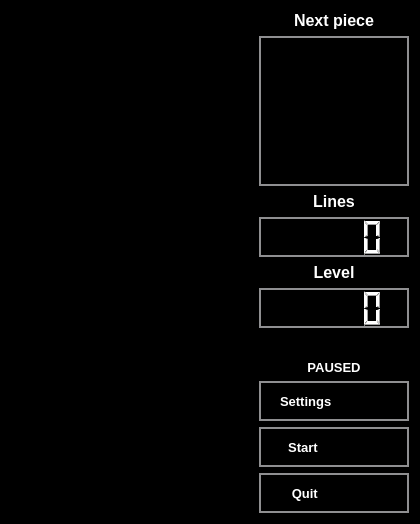
<?xml version="1.0" encoding="UTF-8"?>
<ui version="4.0">
 <class>MainWindow</class>
 <widget class="QMainWindow" name="MainWindow">
  <property name="geometry">
   <rect>
    <x>0</x>
    <y>0</y>
    <width>418</width>
    <height>524</height>
   </rect>
  </property>
  <property name="cursor">
   <cursorShape>CrossCursor</cursorShape>
  </property>
  <property name="windowTitle">
   <string>Qt tetris</string>
  </property>
  <property name="styleSheet">
   <string notr="true">background-color:black;</string>
  </property>
  <widget class="QWidget" name="centralWidget">
   <layout class="QGridLayout" name="gridLayout">
    <item row="0" column="0">
     <widget class="QGraphicsView" name="gvBoard">
      <property name="sizePolicy">
       <sizepolicy hsizetype="MinimumExpanding" vsizetype="MinimumExpanding">
        <horstretch>0</horstretch>
        <verstretch>0</verstretch>
       </sizepolicy>
      </property>
      <property name="minimumSize">
       <size>
        <width>242</width>
        <height>484</height>
       </size>
      </property>
      <property name="focusPolicy">
       <enum>Qt::NoFocus</enum>
      </property>
      <property name="styleSheet">
       <string notr="true"/>
      </property>
      <property name="frameShape">
       <enum>QFrame::Box</enum>
      </property>
      <property name="verticalScrollBarPolicy">
       <enum>Qt::ScrollBarAlwaysOff</enum>
      </property>
      <property name="horizontalScrollBarPolicy">
       <enum>Qt::ScrollBarAlwaysOff</enum>
      </property>
     </widget>
    </item>
    <item row="0" column="1">
     <layout class="QVBoxLayout" name="verticalLayout">
      <property name="sizeConstraint">
       <enum>QLayout::SetFixedSize</enum>
      </property>
      <item>
       <widget class="QLabel" name="label">
        <property name="sizePolicy">
         <sizepolicy hsizetype="Minimum" vsizetype="Minimum">
          <horstretch>0</horstretch>
          <verstretch>0</verstretch>
         </sizepolicy>
        </property>
        <property name="palette">
         <palette>
          <active>
           <colorrole role="WindowText">
            <brush brushstyle="SolidPattern">
             <color alpha="255">
              <red>255</red>
              <green>255</green>
              <blue>255</blue>
             </color>
            </brush>
           </colorrole>
           <colorrole role="Button">
            <brush brushstyle="SolidPattern">
             <color alpha="255">
              <red>0</red>
              <green>0</green>
              <blue>0</blue>
             </color>
            </brush>
           </colorrole>
           <colorrole role="Text">
            <brush brushstyle="SolidPattern">
             <color alpha="255">
              <red>255</red>
              <green>255</green>
              <blue>255</blue>
             </color>
            </brush>
           </colorrole>
           <colorrole role="Base">
            <brush brushstyle="SolidPattern">
             <color alpha="255">
              <red>0</red>
              <green>0</green>
              <blue>0</blue>
             </color>
            </brush>
           </colorrole>
           <colorrole role="Window">
            <brush brushstyle="SolidPattern">
             <color alpha="255">
              <red>0</red>
              <green>0</green>
              <blue>0</blue>
             </color>
            </brush>
           </colorrole>
          </active>
          <inactive>
           <colorrole role="WindowText">
            <brush brushstyle="SolidPattern">
             <color alpha="255">
              <red>255</red>
              <green>255</green>
              <blue>255</blue>
             </color>
            </brush>
           </colorrole>
           <colorrole role="Button">
            <brush brushstyle="SolidPattern">
             <color alpha="255">
              <red>0</red>
              <green>0</green>
              <blue>0</blue>
             </color>
            </brush>
           </colorrole>
           <colorrole role="Text">
            <brush brushstyle="SolidPattern">
             <color alpha="255">
              <red>255</red>
              <green>255</green>
              <blue>255</blue>
             </color>
            </brush>
           </colorrole>
           <colorrole role="Base">
            <brush brushstyle="SolidPattern">
             <color alpha="255">
              <red>0</red>
              <green>0</green>
              <blue>0</blue>
             </color>
            </brush>
           </colorrole>
           <colorrole role="Window">
            <brush brushstyle="SolidPattern">
             <color alpha="255">
              <red>0</red>
              <green>0</green>
              <blue>0</blue>
             </color>
            </brush>
           </colorrole>
          </inactive>
          <disabled>
           <colorrole role="WindowText">
            <brush brushstyle="SolidPattern">
             <color alpha="255">
              <red>120</red>
              <green>120</green>
              <blue>120</blue>
             </color>
            </brush>
           </colorrole>
           <colorrole role="Button">
            <brush brushstyle="SolidPattern">
             <color alpha="255">
              <red>0</red>
              <green>0</green>
              <blue>0</blue>
             </color>
            </brush>
           </colorrole>
           <colorrole role="Text">
            <brush brushstyle="SolidPattern">
             <color alpha="255">
              <red>120</red>
              <green>120</green>
              <blue>120</blue>
             </color>
            </brush>
           </colorrole>
           <colorrole role="Base">
            <brush brushstyle="SolidPattern">
             <color alpha="255">
              <red>0</red>
              <green>0</green>
              <blue>0</blue>
             </color>
            </brush>
           </colorrole>
           <colorrole role="Window">
            <brush brushstyle="SolidPattern">
             <color alpha="255">
              <red>0</red>
              <green>0</green>
              <blue>0</blue>
             </color>
            </brush>
           </colorrole>
          </disabled>
         </palette>
        </property>
        <property name="font">
         <font>
          <family>Arial</family>
          <pointsize>12</pointsize>
          <weight>75</weight>
          <bold>true</bold>
         </font>
        </property>
        <property name="text">
         <string>Next piece</string>
        </property>
        <property name="alignment">
         <set>Qt::AlignCenter</set>
        </property>
       </widget>
      </item>
      <item>
       <widget class="QGraphicsView" name="gvNextPiece">
        <property name="sizePolicy">
         <sizepolicy hsizetype="Minimum" vsizetype="Minimum">
          <horstretch>0</horstretch>
          <verstretch>0</verstretch>
         </sizepolicy>
        </property>
        <property name="minimumSize">
         <size>
          <width>150</width>
          <height>150</height>
         </size>
        </property>
        <property name="maximumSize">
         <size>
          <width>150</width>
          <height>150</height>
         </size>
        </property>
        <property name="styleSheet">
         <string notr="true">border-color: rgb(255, 255, 255);border: 2px solid #8f8f91;</string>
        </property>
       </widget>
      </item>
      <item>
       <widget class="QLabel" name="label_3">
        <property name="sizePolicy">
         <sizepolicy hsizetype="Minimum" vsizetype="Minimum">
          <horstretch>0</horstretch>
          <verstretch>0</verstretch>
         </sizepolicy>
        </property>
        <property name="palette">
         <palette>
          <active>
           <colorrole role="WindowText">
            <brush brushstyle="SolidPattern">
             <color alpha="255">
              <red>255</red>
              <green>255</green>
              <blue>255</blue>
             </color>
            </brush>
           </colorrole>
           <colorrole role="Button">
            <brush brushstyle="SolidPattern">
             <color alpha="255">
              <red>0</red>
              <green>0</green>
              <blue>0</blue>
             </color>
            </brush>
           </colorrole>
           <colorrole role="Text">
            <brush brushstyle="SolidPattern">
             <color alpha="255">
              <red>255</red>
              <green>255</green>
              <blue>255</blue>
             </color>
            </brush>
           </colorrole>
           <colorrole role="Base">
            <brush brushstyle="SolidPattern">
             <color alpha="255">
              <red>0</red>
              <green>0</green>
              <blue>0</blue>
             </color>
            </brush>
           </colorrole>
           <colorrole role="Window">
            <brush brushstyle="SolidPattern">
             <color alpha="255">
              <red>0</red>
              <green>0</green>
              <blue>0</blue>
             </color>
            </brush>
           </colorrole>
          </active>
          <inactive>
           <colorrole role="WindowText">
            <brush brushstyle="SolidPattern">
             <color alpha="255">
              <red>255</red>
              <green>255</green>
              <blue>255</blue>
             </color>
            </brush>
           </colorrole>
           <colorrole role="Button">
            <brush brushstyle="SolidPattern">
             <color alpha="255">
              <red>0</red>
              <green>0</green>
              <blue>0</blue>
             </color>
            </brush>
           </colorrole>
           <colorrole role="Text">
            <brush brushstyle="SolidPattern">
             <color alpha="255">
              <red>255</red>
              <green>255</green>
              <blue>255</blue>
             </color>
            </brush>
           </colorrole>
           <colorrole role="Base">
            <brush brushstyle="SolidPattern">
             <color alpha="255">
              <red>0</red>
              <green>0</green>
              <blue>0</blue>
             </color>
            </brush>
           </colorrole>
           <colorrole role="Window">
            <brush brushstyle="SolidPattern">
             <color alpha="255">
              <red>0</red>
              <green>0</green>
              <blue>0</blue>
             </color>
            </brush>
           </colorrole>
          </inactive>
          <disabled>
           <colorrole role="WindowText">
            <brush brushstyle="SolidPattern">
             <color alpha="255">
              <red>120</red>
              <green>120</green>
              <blue>120</blue>
             </color>
            </brush>
           </colorrole>
           <colorrole role="Button">
            <brush brushstyle="SolidPattern">
             <color alpha="255">
              <red>0</red>
              <green>0</green>
              <blue>0</blue>
             </color>
            </brush>
           </colorrole>
           <colorrole role="Text">
            <brush brushstyle="SolidPattern">
             <color alpha="255">
              <red>120</red>
              <green>120</green>
              <blue>120</blue>
             </color>
            </brush>
           </colorrole>
           <colorrole role="Base">
            <brush brushstyle="SolidPattern">
             <color alpha="255">
              <red>0</red>
              <green>0</green>
              <blue>0</blue>
             </color>
            </brush>
           </colorrole>
           <colorrole role="Window">
            <brush brushstyle="SolidPattern">
             <color alpha="255">
              <red>0</red>
              <green>0</green>
              <blue>0</blue>
             </color>
            </brush>
           </colorrole>
          </disabled>
         </palette>
        </property>
        <property name="font">
         <font>
          <family>Arial</family>
          <pointsize>12</pointsize>
          <weight>75</weight>
          <bold>true</bold>
         </font>
        </property>
        <property name="text">
         <string>Lines</string>
        </property>
        <property name="alignment">
         <set>Qt::AlignCenter</set>
        </property>
       </widget>
      </item>
      <item>
       <widget class="QLCDNumber" name="lcdLines">
        <property name="sizePolicy">
         <sizepolicy hsizetype="Minimum" vsizetype="Minimum">
          <horstretch>0</horstretch>
          <verstretch>0</verstretch>
         </sizepolicy>
        </property>
        <property name="minimumSize">
         <size>
          <width>0</width>
          <height>40</height>
         </size>
        </property>
        <property name="maximumSize">
         <size>
          <width>16777215</width>
          <height>40</height>
         </size>
        </property>
        <property name="palette">
         <palette>
          <active>
           <colorrole role="WindowText">
            <brush brushstyle="SolidPattern">
             <color alpha="255">
              <red>255</red>
              <green>255</green>
              <blue>255</blue>
             </color>
            </brush>
           </colorrole>
           <colorrole role="Button">
            <brush brushstyle="SolidPattern">
             <color alpha="255">
              <red>0</red>
              <green>0</green>
              <blue>0</blue>
             </color>
            </brush>
           </colorrole>
           <colorrole role="Base">
            <brush brushstyle="SolidPattern">
             <color alpha="255">
              <red>0</red>
              <green>0</green>
              <blue>0</blue>
             </color>
            </brush>
           </colorrole>
           <colorrole role="Window">
            <brush brushstyle="SolidPattern">
             <color alpha="255">
              <red>0</red>
              <green>0</green>
              <blue>0</blue>
             </color>
            </brush>
           </colorrole>
          </active>
          <inactive>
           <colorrole role="WindowText">
            <brush brushstyle="SolidPattern">
             <color alpha="255">
              <red>255</red>
              <green>255</green>
              <blue>255</blue>
             </color>
            </brush>
           </colorrole>
           <colorrole role="Button">
            <brush brushstyle="SolidPattern">
             <color alpha="255">
              <red>0</red>
              <green>0</green>
              <blue>0</blue>
             </color>
            </brush>
           </colorrole>
           <colorrole role="Base">
            <brush brushstyle="SolidPattern">
             <color alpha="255">
              <red>0</red>
              <green>0</green>
              <blue>0</blue>
             </color>
            </brush>
           </colorrole>
           <colorrole role="Window">
            <brush brushstyle="SolidPattern">
             <color alpha="255">
              <red>0</red>
              <green>0</green>
              <blue>0</blue>
             </color>
            </brush>
           </colorrole>
          </inactive>
          <disabled>
           <colorrole role="WindowText">
            <brush brushstyle="SolidPattern">
             <color alpha="255">
              <red>120</red>
              <green>120</green>
              <blue>120</blue>
             </color>
            </brush>
           </colorrole>
           <colorrole role="Button">
            <brush brushstyle="SolidPattern">
             <color alpha="255">
              <red>0</red>
              <green>0</green>
              <blue>0</blue>
             </color>
            </brush>
           </colorrole>
           <colorrole role="Base">
            <brush brushstyle="SolidPattern">
             <color alpha="255">
              <red>0</red>
              <green>0</green>
              <blue>0</blue>
             </color>
            </brush>
           </colorrole>
           <colorrole role="Window">
            <brush brushstyle="SolidPattern">
             <color alpha="255">
              <red>0</red>
              <green>0</green>
              <blue>0</blue>
             </color>
            </brush>
           </colorrole>
          </disabled>
         </palette>
        </property>
        <property name="styleSheet">
         <string notr="true">border-color: rgb(255, 255, 255);border: 2px solid #8f8f91;</string>
        </property>
       </widget>
      </item>
      <item>
       <widget class="QLabel" name="label_4">
        <property name="sizePolicy">
         <sizepolicy hsizetype="Minimum" vsizetype="Minimum">
          <horstretch>0</horstretch>
          <verstretch>0</verstretch>
         </sizepolicy>
        </property>
        <property name="palette">
         <palette>
          <active>
           <colorrole role="WindowText">
            <brush brushstyle="SolidPattern">
             <color alpha="255">
              <red>255</red>
              <green>255</green>
              <blue>255</blue>
             </color>
            </brush>
           </colorrole>
           <colorrole role="Button">
            <brush brushstyle="SolidPattern">
             <color alpha="255">
              <red>0</red>
              <green>0</green>
              <blue>0</blue>
             </color>
            </brush>
           </colorrole>
           <colorrole role="Text">
            <brush brushstyle="SolidPattern">
             <color alpha="255">
              <red>255</red>
              <green>255</green>
              <blue>255</blue>
             </color>
            </brush>
           </colorrole>
           <colorrole role="Base">
            <brush brushstyle="SolidPattern">
             <color alpha="255">
              <red>0</red>
              <green>0</green>
              <blue>0</blue>
             </color>
            </brush>
           </colorrole>
           <colorrole role="Window">
            <brush brushstyle="SolidPattern">
             <color alpha="255">
              <red>0</red>
              <green>0</green>
              <blue>0</blue>
             </color>
            </brush>
           </colorrole>
          </active>
          <inactive>
           <colorrole role="WindowText">
            <brush brushstyle="SolidPattern">
             <color alpha="255">
              <red>255</red>
              <green>255</green>
              <blue>255</blue>
             </color>
            </brush>
           </colorrole>
           <colorrole role="Button">
            <brush brushstyle="SolidPattern">
             <color alpha="255">
              <red>0</red>
              <green>0</green>
              <blue>0</blue>
             </color>
            </brush>
           </colorrole>
           <colorrole role="Text">
            <brush brushstyle="SolidPattern">
             <color alpha="255">
              <red>255</red>
              <green>255</green>
              <blue>255</blue>
             </color>
            </brush>
           </colorrole>
           <colorrole role="Base">
            <brush brushstyle="SolidPattern">
             <color alpha="255">
              <red>0</red>
              <green>0</green>
              <blue>0</blue>
             </color>
            </brush>
           </colorrole>
           <colorrole role="Window">
            <brush brushstyle="SolidPattern">
             <color alpha="255">
              <red>0</red>
              <green>0</green>
              <blue>0</blue>
             </color>
            </brush>
           </colorrole>
          </inactive>
          <disabled>
           <colorrole role="WindowText">
            <brush brushstyle="SolidPattern">
             <color alpha="255">
              <red>120</red>
              <green>120</green>
              <blue>120</blue>
             </color>
            </brush>
           </colorrole>
           <colorrole role="Button">
            <brush brushstyle="SolidPattern">
             <color alpha="255">
              <red>0</red>
              <green>0</green>
              <blue>0</blue>
             </color>
            </brush>
           </colorrole>
           <colorrole role="Text">
            <brush brushstyle="SolidPattern">
             <color alpha="255">
              <red>120</red>
              <green>120</green>
              <blue>120</blue>
             </color>
            </brush>
           </colorrole>
           <colorrole role="Base">
            <brush brushstyle="SolidPattern">
             <color alpha="255">
              <red>0</red>
              <green>0</green>
              <blue>0</blue>
             </color>
            </brush>
           </colorrole>
           <colorrole role="Window">
            <brush brushstyle="SolidPattern">
             <color alpha="255">
              <red>0</red>
              <green>0</green>
              <blue>0</blue>
             </color>
            </brush>
           </colorrole>
          </disabled>
         </palette>
        </property>
        <property name="font">
         <font>
          <family>Arial</family>
          <pointsize>12</pointsize>
          <weight>75</weight>
          <bold>true</bold>
         </font>
        </property>
        <property name="text">
         <string>Level</string>
        </property>
        <property name="alignment">
         <set>Qt::AlignCenter</set>
        </property>
       </widget>
      </item>
      <item>
       <widget class="QLCDNumber" name="lcdLevel">
        <property name="sizePolicy">
         <sizepolicy hsizetype="Minimum" vsizetype="Minimum">
          <horstretch>0</horstretch>
          <verstretch>0</verstretch>
         </sizepolicy>
        </property>
        <property name="minimumSize">
         <size>
          <width>0</width>
          <height>40</height>
         </size>
        </property>
        <property name="maximumSize">
         <size>
          <width>16777215</width>
          <height>40</height>
         </size>
        </property>
        <property name="palette">
         <palette>
          <active>
           <colorrole role="WindowText">
            <brush brushstyle="SolidPattern">
             <color alpha="255">
              <red>255</red>
              <green>255</green>
              <blue>255</blue>
             </color>
            </brush>
           </colorrole>
           <colorrole role="Button">
            <brush brushstyle="SolidPattern">
             <color alpha="255">
              <red>0</red>
              <green>0</green>
              <blue>0</blue>
             </color>
            </brush>
           </colorrole>
           <colorrole role="Base">
            <brush brushstyle="SolidPattern">
             <color alpha="255">
              <red>0</red>
              <green>0</green>
              <blue>0</blue>
             </color>
            </brush>
           </colorrole>
           <colorrole role="Window">
            <brush brushstyle="SolidPattern">
             <color alpha="255">
              <red>0</red>
              <green>0</green>
              <blue>0</blue>
             </color>
            </brush>
           </colorrole>
          </active>
          <inactive>
           <colorrole role="WindowText">
            <brush brushstyle="SolidPattern">
             <color alpha="255">
              <red>255</red>
              <green>255</green>
              <blue>255</blue>
             </color>
            </brush>
           </colorrole>
           <colorrole role="Button">
            <brush brushstyle="SolidPattern">
             <color alpha="255">
              <red>0</red>
              <green>0</green>
              <blue>0</blue>
             </color>
            </brush>
           </colorrole>
           <colorrole role="Base">
            <brush brushstyle="SolidPattern">
             <color alpha="255">
              <red>0</red>
              <green>0</green>
              <blue>0</blue>
             </color>
            </brush>
           </colorrole>
           <colorrole role="Window">
            <brush brushstyle="SolidPattern">
             <color alpha="255">
              <red>0</red>
              <green>0</green>
              <blue>0</blue>
             </color>
            </brush>
           </colorrole>
          </inactive>
          <disabled>
           <colorrole role="WindowText">
            <brush brushstyle="SolidPattern">
             <color alpha="255">
              <red>120</red>
              <green>120</green>
              <blue>120</blue>
             </color>
            </brush>
           </colorrole>
           <colorrole role="Button">
            <brush brushstyle="SolidPattern">
             <color alpha="255">
              <red>0</red>
              <green>0</green>
              <blue>0</blue>
             </color>
            </brush>
           </colorrole>
           <colorrole role="Base">
            <brush brushstyle="SolidPattern">
             <color alpha="255">
              <red>0</red>
              <green>0</green>
              <blue>0</blue>
             </color>
            </brush>
           </colorrole>
           <colorrole role="Window">
            <brush brushstyle="SolidPattern">
             <color alpha="255">
              <red>0</red>
              <green>0</green>
              <blue>0</blue>
             </color>
            </brush>
           </colorrole>
          </disabled>
         </palette>
        </property>
        <property name="styleSheet">
         <string notr="true">border-color: rgb(255, 255, 255);border: 2px solid #8f8f91;</string>
        </property>
       </widget>
      </item>
      <item>
       <spacer name="verticalSpacer">
        <property name="orientation">
         <enum>Qt::Vertical</enum>
        </property>
        <property name="sizeHint" stdset="0">
         <size>
          <width>20</width>
          <height>40</height>
         </size>
        </property>
       </spacer>
      </item>
      <item>
       <widget class="QLabel" name="lblPaused">
        <property name="palette">
         <palette>
          <active>
           <colorrole role="WindowText">
            <brush brushstyle="SolidPattern">
             <color alpha="255">
              <red>255</red>
              <green>255</green>
              <blue>255</blue>
             </color>
            </brush>
           </colorrole>
           <colorrole role="Button">
            <brush brushstyle="SolidPattern">
             <color alpha="255">
              <red>0</red>
              <green>0</green>
              <blue>0</blue>
             </color>
            </brush>
           </colorrole>
           <colorrole role="Base">
            <brush brushstyle="SolidPattern">
             <color alpha="255">
              <red>0</red>
              <green>0</green>
              <blue>0</blue>
             </color>
            </brush>
           </colorrole>
           <colorrole role="Window">
            <brush brushstyle="SolidPattern">
             <color alpha="255">
              <red>0</red>
              <green>0</green>
              <blue>0</blue>
             </color>
            </brush>
           </colorrole>
          </active>
          <inactive>
           <colorrole role="WindowText">
            <brush brushstyle="SolidPattern">
             <color alpha="255">
              <red>255</red>
              <green>255</green>
              <blue>255</blue>
             </color>
            </brush>
           </colorrole>
           <colorrole role="Button">
            <brush brushstyle="SolidPattern">
             <color alpha="255">
              <red>0</red>
              <green>0</green>
              <blue>0</blue>
             </color>
            </brush>
           </colorrole>
           <colorrole role="Base">
            <brush brushstyle="SolidPattern">
             <color alpha="255">
              <red>0</red>
              <green>0</green>
              <blue>0</blue>
             </color>
            </brush>
           </colorrole>
           <colorrole role="Window">
            <brush brushstyle="SolidPattern">
             <color alpha="255">
              <red>0</red>
              <green>0</green>
              <blue>0</blue>
             </color>
            </brush>
           </colorrole>
          </inactive>
          <disabled>
           <colorrole role="WindowText">
            <brush brushstyle="SolidPattern">
             <color alpha="255">
              <red>120</red>
              <green>120</green>
              <blue>120</blue>
             </color>
            </brush>
           </colorrole>
           <colorrole role="Button">
            <brush brushstyle="SolidPattern">
             <color alpha="255">
              <red>0</red>
              <green>0</green>
              <blue>0</blue>
             </color>
            </brush>
           </colorrole>
           <colorrole role="Base">
            <brush brushstyle="SolidPattern">
             <color alpha="255">
              <red>0</red>
              <green>0</green>
              <blue>0</blue>
             </color>
            </brush>
           </colorrole>
           <colorrole role="Window">
            <brush brushstyle="SolidPattern">
             <color alpha="255">
              <red>0</red>
              <green>0</green>
              <blue>0</blue>
             </color>
            </brush>
           </colorrole>
          </disabled>
         </palette>
        </property>
        <property name="font">
         <font>
          <family>Arial</family>
          <pointsize>10</pointsize>
          <weight>75</weight>
          <bold>true</bold>
         </font>
        </property>
        <property name="text">
         <string>PAUSED</string>
        </property>
        <property name="alignment">
         <set>Qt::AlignCenter</set>
        </property>
       </widget>
      </item>
      <item>
       <widget class="QPushButton" name="btSettings">
        <property name="minimumSize">
         <size>
          <width>0</width>
          <height>40</height>
         </size>
        </property>
        <property name="palette">
         <palette>
          <active>
           <colorrole role="Button">
            <brush brushstyle="SolidPattern">
             <color alpha="255">
              <red>0</red>
              <green>0</green>
              <blue>0</blue>
             </color>
            </brush>
           </colorrole>
           <colorrole role="ButtonText">
            <brush brushstyle="SolidPattern">
             <color alpha="255">
              <red>255</red>
              <green>255</green>
              <blue>255</blue>
             </color>
            </brush>
           </colorrole>
           <colorrole role="Base">
            <brush brushstyle="SolidPattern">
             <color alpha="255">
              <red>0</red>
              <green>0</green>
              <blue>0</blue>
             </color>
            </brush>
           </colorrole>
           <colorrole role="Window">
            <brush brushstyle="SolidPattern">
             <color alpha="255">
              <red>0</red>
              <green>0</green>
              <blue>0</blue>
             </color>
            </brush>
           </colorrole>
          </active>
          <inactive>
           <colorrole role="Button">
            <brush brushstyle="SolidPattern">
             <color alpha="255">
              <red>0</red>
              <green>0</green>
              <blue>0</blue>
             </color>
            </brush>
           </colorrole>
           <colorrole role="ButtonText">
            <brush brushstyle="SolidPattern">
             <color alpha="255">
              <red>255</red>
              <green>255</green>
              <blue>255</blue>
             </color>
            </brush>
           </colorrole>
           <colorrole role="Base">
            <brush brushstyle="SolidPattern">
             <color alpha="255">
              <red>0</red>
              <green>0</green>
              <blue>0</blue>
             </color>
            </brush>
           </colorrole>
           <colorrole role="Window">
            <brush brushstyle="SolidPattern">
             <color alpha="255">
              <red>0</red>
              <green>0</green>
              <blue>0</blue>
             </color>
            </brush>
           </colorrole>
          </inactive>
          <disabled>
           <colorrole role="Button">
            <brush brushstyle="SolidPattern">
             <color alpha="255">
              <red>0</red>
              <green>0</green>
              <blue>0</blue>
             </color>
            </brush>
           </colorrole>
           <colorrole role="ButtonText">
            <brush brushstyle="SolidPattern">
             <color alpha="255">
              <red>120</red>
              <green>120</green>
              <blue>120</blue>
             </color>
            </brush>
           </colorrole>
           <colorrole role="Base">
            <brush brushstyle="SolidPattern">
             <color alpha="255">
              <red>0</red>
              <green>0</green>
              <blue>0</blue>
             </color>
            </brush>
           </colorrole>
           <colorrole role="Window">
            <brush brushstyle="SolidPattern">
             <color alpha="255">
              <red>0</red>
              <green>0</green>
              <blue>0</blue>
             </color>
            </brush>
           </colorrole>
          </disabled>
         </palette>
        </property>
        <property name="font">
         <font>
          <family>Arial</family>
          <pointsize>10</pointsize>
          <weight>75</weight>
          <bold>true</bold>
         </font>
        </property>
        <property name="cursor">
         <cursorShape>PointingHandCursor</cursorShape>
        </property>
        <property name="focusPolicy">
         <enum>Qt::NoFocus</enum>
        </property>
        <property name="layoutDirection">
         <enum>Qt::LeftToRight</enum>
        </property>
        <property name="styleSheet">
         <string notr="true">border-color: rgb(255, 255, 255);border: 2px solid #8f8f91;text-align: left;padding-left: 19px;</string>
        </property>
        <property name="text">
         <string>Settings</string>
        </property>
        <property name="icon">
         <iconset resource="res.qrc">
          <normaloff>:/img/settings.png</normaloff>:/img/settings.png</iconset>
        </property>
        <property name="iconSize">
         <size>
          <width>32</width>
          <height>32</height>
         </size>
        </property>
       </widget>
      </item>
      <item>
       <widget class="QPushButton" name="btStart">
        <property name="sizePolicy">
         <sizepolicy hsizetype="Minimum" vsizetype="Minimum">
          <horstretch>0</horstretch>
          <verstretch>0</verstretch>
         </sizepolicy>
        </property>
        <property name="minimumSize">
         <size>
          <width>0</width>
          <height>40</height>
         </size>
        </property>
        <property name="maximumSize">
         <size>
          <width>16777215</width>
          <height>40</height>
         </size>
        </property>
        <property name="palette">
         <palette>
          <active>
           <colorrole role="Button">
            <brush brushstyle="SolidPattern">
             <color alpha="255">
              <red>0</red>
              <green>0</green>
              <blue>0</blue>
             </color>
            </brush>
           </colorrole>
           <colorrole role="ButtonText">
            <brush brushstyle="SolidPattern">
             <color alpha="255">
              <red>255</red>
              <green>255</green>
              <blue>255</blue>
             </color>
            </brush>
           </colorrole>
           <colorrole role="Base">
            <brush brushstyle="SolidPattern">
             <color alpha="255">
              <red>0</red>
              <green>0</green>
              <blue>0</blue>
             </color>
            </brush>
           </colorrole>
           <colorrole role="Window">
            <brush brushstyle="SolidPattern">
             <color alpha="255">
              <red>0</red>
              <green>0</green>
              <blue>0</blue>
             </color>
            </brush>
           </colorrole>
          </active>
          <inactive>
           <colorrole role="Button">
            <brush brushstyle="SolidPattern">
             <color alpha="255">
              <red>0</red>
              <green>0</green>
              <blue>0</blue>
             </color>
            </brush>
           </colorrole>
           <colorrole role="ButtonText">
            <brush brushstyle="SolidPattern">
             <color alpha="255">
              <red>255</red>
              <green>255</green>
              <blue>255</blue>
             </color>
            </brush>
           </colorrole>
           <colorrole role="Base">
            <brush brushstyle="SolidPattern">
             <color alpha="255">
              <red>0</red>
              <green>0</green>
              <blue>0</blue>
             </color>
            </brush>
           </colorrole>
           <colorrole role="Window">
            <brush brushstyle="SolidPattern">
             <color alpha="255">
              <red>0</red>
              <green>0</green>
              <blue>0</blue>
             </color>
            </brush>
           </colorrole>
          </inactive>
          <disabled>
           <colorrole role="Button">
            <brush brushstyle="SolidPattern">
             <color alpha="255">
              <red>0</red>
              <green>0</green>
              <blue>0</blue>
             </color>
            </brush>
           </colorrole>
           <colorrole role="ButtonText">
            <brush brushstyle="SolidPattern">
             <color alpha="255">
              <red>120</red>
              <green>120</green>
              <blue>120</blue>
             </color>
            </brush>
           </colorrole>
           <colorrole role="Base">
            <brush brushstyle="SolidPattern">
             <color alpha="255">
              <red>0</red>
              <green>0</green>
              <blue>0</blue>
             </color>
            </brush>
           </colorrole>
           <colorrole role="Window">
            <brush brushstyle="SolidPattern">
             <color alpha="255">
              <red>0</red>
              <green>0</green>
              <blue>0</blue>
             </color>
            </brush>
           </colorrole>
          </disabled>
         </palette>
        </property>
        <property name="font">
         <font>
          <family>Arial</family>
          <pointsize>10</pointsize>
          <weight>75</weight>
          <bold>true</bold>
         </font>
        </property>
        <property name="cursor">
         <cursorShape>PointingHandCursor</cursorShape>
        </property>
        <property name="focusPolicy">
         <enum>Qt::NoFocus</enum>
        </property>
        <property name="styleSheet">
         <string notr="true">border-color: rgb(255, 255, 255);border: 2px solid #8f8f91;text-align: left;padding-left: 20px;</string>
        </property>
        <property name="text">
         <string>  Start</string>
        </property>
        <property name="icon">
         <iconset resource="res.qrc">
          <normaloff>:/img/start.png</normaloff>:/img/start.png</iconset>
        </property>
        <property name="iconSize">
         <size>
          <width>32</width>
          <height>32</height>
         </size>
        </property>
       </widget>
      </item>
      <item>
       <widget class="QPushButton" name="btQuit">
        <property name="sizePolicy">
         <sizepolicy hsizetype="Minimum" vsizetype="Minimum">
          <horstretch>0</horstretch>
          <verstretch>0</verstretch>
         </sizepolicy>
        </property>
        <property name="minimumSize">
         <size>
          <width>0</width>
          <height>40</height>
         </size>
        </property>
        <property name="maximumSize">
         <size>
          <width>16777215</width>
          <height>40</height>
         </size>
        </property>
        <property name="palette">
         <palette>
          <active>
           <colorrole role="Button">
            <brush brushstyle="SolidPattern">
             <color alpha="255">
              <red>0</red>
              <green>0</green>
              <blue>0</blue>
             </color>
            </brush>
           </colorrole>
           <colorrole role="ButtonText">
            <brush brushstyle="SolidPattern">
             <color alpha="255">
              <red>255</red>
              <green>255</green>
              <blue>255</blue>
             </color>
            </brush>
           </colorrole>
           <colorrole role="Base">
            <brush brushstyle="SolidPattern">
             <color alpha="255">
              <red>0</red>
              <green>0</green>
              <blue>0</blue>
             </color>
            </brush>
           </colorrole>
           <colorrole role="Window">
            <brush brushstyle="SolidPattern">
             <color alpha="255">
              <red>0</red>
              <green>0</green>
              <blue>0</blue>
             </color>
            </brush>
           </colorrole>
          </active>
          <inactive>
           <colorrole role="Button">
            <brush brushstyle="SolidPattern">
             <color alpha="255">
              <red>0</red>
              <green>0</green>
              <blue>0</blue>
             </color>
            </brush>
           </colorrole>
           <colorrole role="ButtonText">
            <brush brushstyle="SolidPattern">
             <color alpha="255">
              <red>255</red>
              <green>255</green>
              <blue>255</blue>
             </color>
            </brush>
           </colorrole>
           <colorrole role="Base">
            <brush brushstyle="SolidPattern">
             <color alpha="255">
              <red>0</red>
              <green>0</green>
              <blue>0</blue>
             </color>
            </brush>
           </colorrole>
           <colorrole role="Window">
            <brush brushstyle="SolidPattern">
             <color alpha="255">
              <red>0</red>
              <green>0</green>
              <blue>0</blue>
             </color>
            </brush>
           </colorrole>
          </inactive>
          <disabled>
           <colorrole role="Button">
            <brush brushstyle="SolidPattern">
             <color alpha="255">
              <red>0</red>
              <green>0</green>
              <blue>0</blue>
             </color>
            </brush>
           </colorrole>
           <colorrole role="ButtonText">
            <brush brushstyle="SolidPattern">
             <color alpha="255">
              <red>120</red>
              <green>120</green>
              <blue>120</blue>
             </color>
            </brush>
           </colorrole>
           <colorrole role="Base">
            <brush brushstyle="SolidPattern">
             <color alpha="255">
              <red>0</red>
              <green>0</green>
              <blue>0</blue>
             </color>
            </brush>
           </colorrole>
           <colorrole role="Window">
            <brush brushstyle="SolidPattern">
             <color alpha="255">
              <red>0</red>
              <green>0</green>
              <blue>0</blue>
             </color>
            </brush>
           </colorrole>
          </disabled>
         </palette>
        </property>
        <property name="font">
         <font>
          <family>Arial</family>
          <pointsize>10</pointsize>
          <weight>75</weight>
          <bold>true</bold>
         </font>
        </property>
        <property name="cursor">
         <cursorShape>PointingHandCursor</cursorShape>
        </property>
        <property name="focusPolicy">
         <enum>Qt::NoFocus</enum>
        </property>
        <property name="styleSheet">
         <string notr="true">border-color: rgb(255, 255, 255);border: 2px solid #8f8f91;text-align: left;padding-left: 20px;</string>
        </property>
        <property name="text">
         <string>   Quit</string>
        </property>
        <property name="icon">
         <iconset resource="res.qrc">
          <normaloff>:/img/quit.png</normaloff>:/img/quit.png</iconset>
        </property>
        <property name="iconSize">
         <size>
          <width>32</width>
          <height>32</height>
         </size>
        </property>
       </widget>
      </item>
     </layout>
    </item>
   </layout>
  </widget>
  <widget class="QMenuBar" name="menuBar">
   <property name="geometry">
    <rect>
     <x>0</x>
     <y>0</y>
     <width>418</width>
     <height>21</height>
    </rect>
   </property>
  </widget>
  <action name="actionStart">
   <property name="text">
    <string>Start</string>
   </property>
  </action>
  <action name="actionQuit">
   <property name="text">
    <string>Quit</string>
   </property>
  </action>
 </widget>
 <layoutdefault spacing="6" margin="11"/>
 <resources>
  <include location="res.qrc"/>
 </resources>
 <connections>
  <connection>
   <sender>btQuit</sender>
   <signal>clicked()</signal>
   <receiver>MainWindow</receiver>
   <slot>close()</slot>
   <hints>
    <hint type="sourcelabel">
     <x>407</x>
     <y>539</y>
    </hint>
    <hint type="destinationlabel">
     <x>412</x>
     <y>497</y>
    </hint>
   </hints>
  </connection>
 </connections>
 <slots>
  <signal>pauseGame(false)</signal>
 </slots>
</ui>
